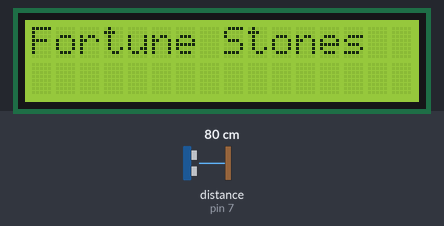
Bench run of a sketch on a simulated Arduino Uno, built with avr-gcc and run on an emulated ATmega328P. Parts: 16×2 character LCD. Wiring (inferred from the names in the program): ultrasonic range finder: trigger pin 6; echo pin 7. The inputs (shaded band) are chosen by the test bench; at power-on: distance to the obstacle (sensor on pin 7) 80 cm. The echo pulse lasts 58.3 µs per cm; random numbers use the default seed unless the sketch sets one; what the sketch prints to the serial monitor is not drawn.

Above: at 1.2 s.
1.3 s: distance to the obstacle (sensor on pin 7) set to 14 cm
2.8 s: distance to the obstacle (sensor on pin 7) set to 11 cm
At 3.4 s:
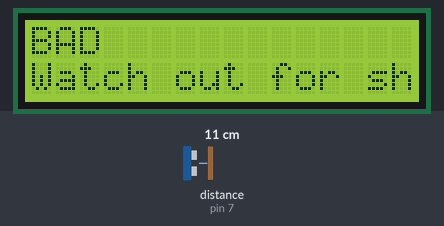
5.7 s: distance to the obstacle (sensor on pin 7) set to 7 cm
At 8.48 s:
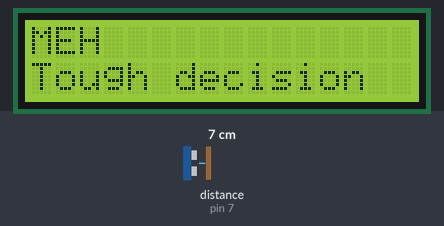
8.7 s: distance to the obstacle (sensor on pin 7) set to 3 cm
At 9.7 s:
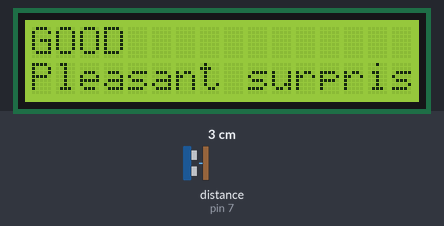
13.2 s: distance to the obstacle (sensor on pin 7) set to 2 cm
Timing chart, 0 to 16.2 s (numbered marks = the images above; inputs shaded):
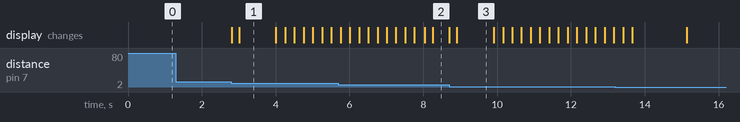

The sketch:

fortuneTelling_1.ino
```cpp
// include the library code:
#include <ShiftedLCD.h>
#include <SPI.h>

// initialize the library with the number of the sspin
// (or the latch pin of the 74HC595)
//data clock latch
LiquidCrystal lcd(9);

#define trigPin 6
#define echoPin 7

int oldDistance = 1;
int newDistance;

bool GOOD, MEH, BAD = false;
int thresholdTop = 12;
int thresholdHigh = 8;
int thresholdMid = 4;

String goodStrings[] = {"Excellent", "Seize your moment", "Reward of kindness",
                        "New vision", "Pleasant surprise"
                       };

String mehStrings[] = {"Restless mind", "Need a break", "trivial arguments",
                       "Minor health issue", "Tough decision"
                      };

String badStrings[] = {"Break of trust", "Inspiration block", "Everything sucks",
                       "Misunderstanding", "Watch out for shark"
                      };

long ranNum;

byte smiley[8] = {
  B00000,
  B10001,
  B00000,
  B00000,
  B10001,
  B01110,
  B00000,
};


void setup() {
  // set up the LCD's number of columns and rows:
  //lcd.createChar(0, smiley);
  lcd.begin(16, 2);
  //lcd.write(byte(0));
  // Print a message to the LCD.
  lcd.print("Fortune Stones");
  pinMode(trigPin, OUTPUT);
  pinMode(echoPin, INPUT);
  Serial.begin(9600);
  randomSeed(analogRead(0));
}

void loop() {
  //READ SENSOR
  float duration, distance;
  digitalWrite(trigPin, LOW);
  delayMicroseconds(2);

  digitalWrite(trigPin, HIGH);
  delayMicroseconds(10);
  digitalWrite(trigPin, LOW);

  duration = pulseIn(echoPin, HIGH);
  distance = (duration / 2) / 29.1;

  //FILTER
  if (distance > 200 || distance <= 0) {
    Serial.println("Out of range");
    newDistance = oldDistance;
  } else {
    newDistance = distance;
    Serial.println(newDistance);
  }

  //ACTION
  if (newDistance < thresholdMid) {
    if (oldDistance >= thresholdMid) {
      //Good Luck Closest to sensor
      GOOD = true;
      MEH = false;
      BAD = false;
      ranNum = random(0, 5);
      lcd.clear();
    }
  } else if (newDistance < thresholdHigh) {
    if (oldDistance >= thresholdHigh) {
      //Meh Luck in the middle distance from sensor
      GOOD = false;
      MEH = true;
      BAD = false;
      ranNum = random(0, 5);
      lcd.clear();
    }
  } else if (newDistance < thresholdTop) {
    if (oldDistance >= thresholdTop) {
      //Bad Luck far from sensor
      GOOD = false;
      MEH = false;
      BAD = true;
      ranNum = random(0, 5);
      lcd.clear();
    }
  } else if (newDistance > thresholdTop) {
    if (oldDistance <= thresholdTop) {
      //off
      GOOD = false;
      MEH = false;
      BAD = false;
      lcd.clear();
    }
  }

  //DISPLAY
  if (GOOD == true) {
    delay(200);
    lcd.setCursor(0, 0);
    lcd.print("GOOD");
    lcd.setCursor(0, 1);
    lcd.print(goodStrings[ranNum]);
    //scroll if too long
    if (goodStrings[ranNum].length() > 16) {
      delay(1000);
      for (int positionCounter = 0; positionCounter < 16; positionCounter++) {
        // scroll one position left:
        lcd.scrollDisplayLeft();
        // wait a bit:
        delay(250);
      }
    }
  } else if (BAD == true) {
    delay(200);
    lcd.setCursor(0, 0);
    lcd.print("BAD");
    lcd.setCursor(0, 1);
    lcd.print(badStrings[ranNum]);
    //scroll if too long
    if (badStrings[ranNum].length() > 16) {
      delay(1000);
      for (int positionCounter = 0; positionCounter < 16; positionCounter++) {
        lcd.scrollDisplayLeft();
        delay(250);
      }
    }
  } else if (MEH == true) {
    delay(200);
    lcd.setCursor(0, 0);
    lcd.print("MEH");
    lcd.setCursor(0, 1);
    lcd.print(mehStrings[ranNum]);
    //scroll if too long
    if (mehStrings[ranNum].length() > 16) {
      delay(1000);
      for (int positionCounter = 0; positionCounter < 16; positionCounter++) {
        lcd.scrollDisplayLeft();
        delay(250);
      }
    }
  } else {
    lcd.setCursor(0, 0);
    lcd.print("Fortune Stones");
  }

  //UPDATE
  oldDistance = newDistance;
  delay(20);
}
```

Measured:
- the behaviour switches between 13 and 12 cm on distance to the obstacle (sensor on pin 7) (found by bisection; images 0 and 1)
- the behaviour switches between 9 and 8 cm on distance to the obstacle (sensor on pin 7) (found by bisection; images 1 and 2)
- the behaviour switches between 5 and 4 cm on distance to the obstacle (sensor on pin 7) (found by bisection; images 2 and 3)
- after the input at 1.3 s, every drawn part: stays the same
- after the input at 2.8 s, the display: first changes at once (image 1 shows a later state)
- after the input at 8.7 s, the display: first changes at once (image 3 shows a later state)
- what the display in image 1 shows lasts 1.0 s, from 3.0 s to 4.0 s
